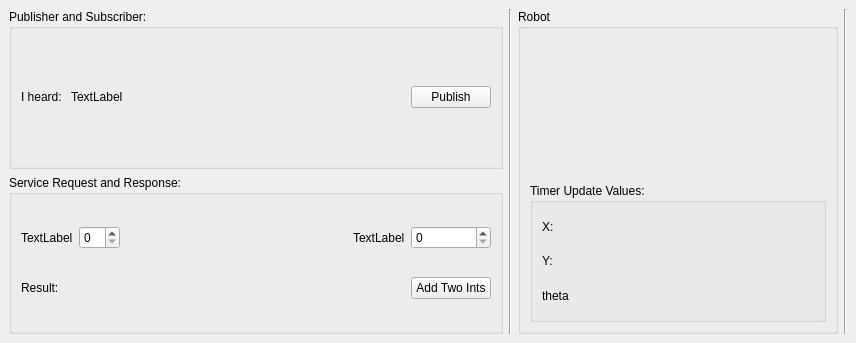
<?xml version="1.0" encoding="UTF-8"?>
<ui version="4.0">
 <class>MainWindow</class>
 <widget class="QMainWindow" name="MainWindow">
  <property name="geometry">
   <rect>
    <x>0</x>
    <y>0</y>
    <width>856</width>
    <height>343</height>
   </rect>
  </property>
  <property name="windowTitle">
   <string>Simple GUI ROS</string>
  </property>
  <widget class="QWidget" name="centralwidget">
   <layout class="QGridLayout" name="gridLayout">
    <item row="0" column="5" rowspan="2">
     <widget class="Line" name="line_2">
      <property name="orientation">
       <enum>Qt::Vertical</enum>
      </property>
     </widget>
    </item>
    <item row="0" column="0" colspan="2">
     <widget class="QGroupBox" name="grpBoxPubSub">
      <property name="sizePolicy">
       <sizepolicy hsizetype="Minimum" vsizetype="Minimum">
        <horstretch>0</horstretch>
        <verstretch>0</verstretch>
       </sizepolicy>
      </property>
      <property name="minimumSize">
       <size>
        <width>150</width>
        <height>150</height>
       </size>
      </property>
      <property name="title">
       <string>Publisher and Subscriber:</string>
      </property>
      <layout class="QGridLayout" name="gridLayout_2">
       <item row="0" column="3">
        <widget class="QPushButton" name="btn_publisher">
         <property name="text">
          <string>Publish</string>
         </property>
        </widget>
       </item>
       <item row="0" column="0">
        <widget class="QLabel" name="label">
         <property name="text">
          <string>I heard: </string>
         </property>
        </widget>
       </item>
       <item row="0" column="2">
        <spacer name="horizontalSpacer_2">
         <property name="orientation">
          <enum>Qt::Horizontal</enum>
         </property>
         <property name="sizeHint" stdset="0">
          <size>
           <width>40</width>
           <height>20</height>
          </size>
         </property>
        </spacer>
       </item>
       <item row="0" column="1">
        <widget class="QLabel" name="label_subscriber">
         <property name="text">
          <string>TextLabel</string>
         </property>
        </widget>
       </item>
      </layout>
     </widget>
    </item>
    <item row="1" column="0" colspan="2">
     <widget class="QGroupBox" name="grpBoxSrvCall">
      <property name="sizePolicy">
       <sizepolicy hsizetype="Minimum" vsizetype="Minimum">
        <horstretch>0</horstretch>
        <verstretch>0</verstretch>
       </sizepolicy>
      </property>
      <property name="minimumSize">
       <size>
        <width>150</width>
        <height>150</height>
       </size>
      </property>
      <property name="title">
       <string>Service Request and Response:</string>
      </property>
      <layout class="QGridLayout" name="gridLayout_3">
       <item row="0" column="5">
        <widget class="QSpinBox" name="spinBox_num_b"/>
       </item>
       <item row="0" column="3">
        <spacer name="horizontalSpacer_5">
         <property name="orientation">
          <enum>Qt::Horizontal</enum>
         </property>
         <property name="sizeHint" stdset="0">
          <size>
           <width>102</width>
           <height>20</height>
          </size>
         </property>
        </spacer>
       </item>
       <item row="0" column="0">
        <widget class="QLabel" name="label_num_a">
         <property name="text">
          <string>TextLabel</string>
         </property>
        </widget>
       </item>
       <item row="0" column="1">
        <widget class="QSpinBox" name="spinBox_num_a"/>
       </item>
       <item row="0" column="4">
        <widget class="QLabel" name="label_num_b">
         <property name="text">
          <string>TextLabel</string>
         </property>
        </widget>
       </item>
       <item row="1" column="5">
        <widget class="QPushButton" name="btn_call_add_two_ints_srv">
         <property name="text">
          <string>Add Two Ints</string>
         </property>
        </widget>
       </item>
       <item row="1" column="0">
        <widget class="QLabel" name="label_result_srv_call">
         <property name="text">
          <string>Result:</string>
         </property>
        </widget>
       </item>
       <item row="1" column="1" colspan="2">
        <widget class="QLabel" name="label_result_add_two_ints">
         <property name="text">
          <string/>
         </property>
        </widget>
       </item>
      </layout>
     </widget>
    </item>
    <item row="0" column="2" rowspan="2">
     <widget class="Line" name="line">
      <property name="orientation">
       <enum>Qt::Vertical</enum>
      </property>
     </widget>
    </item>
    <item row="0" column="3" rowspan="2">
     <widget class="QGroupBox" name="grpBoxRobot">
      <property name="minimumSize">
       <size>
        <width>320</width>
        <height>240</height>
       </size>
      </property>
      <property name="title">
       <string>Robot</string>
      </property>
      <layout class="QGridLayout" name="gridLayout_5">
       <item row="0" column="0">
        <widget class="WorldCanvas" name="robot_map" native="true"/>
       </item>
       <item row="1" column="0">
        <widget class="QGroupBox" name="grbBoxTimerUpdateValues">
         <property name="title">
          <string>Timer Update Values:</string>
         </property>
         <layout class="QGridLayout" name="gridLayout_4">
          <item row="2" column="2">
           <widget class="QLabel" name="robot_state_theta">
            <property name="text">
             <string/>
            </property>
           </widget>
          </item>
          <item row="2" column="1">
           <widget class="QLabel" name="label_state_theta">
            <property name="text">
             <string>theta</string>
            </property>
            <property name="textFormat">
             <enum>Qt::MarkdownText</enum>
            </property>
           </widget>
          </item>
          <item row="0" column="1">
           <widget class="QLabel" name="label_state_x">
            <property name="text">
             <string>X: </string>
            </property>
           </widget>
          </item>
          <item row="1" column="2">
           <widget class="QLabel" name="robot_state_y">
            <property name="text">
             <string/>
            </property>
           </widget>
          </item>
          <item row="0" column="2">
           <widget class="QLabel" name="robot_state_x">
            <property name="text">
             <string/>
            </property>
           </widget>
          </item>
          <item row="1" column="1">
           <widget class="QLabel" name="label_state_y">
            <property name="text">
             <string>Y: </string>
            </property>
           </widget>
          </item>
         </layout>
        </widget>
       </item>
      </layout>
     </widget>
    </item>
   </layout>
  </widget>
 </widget>
 <customwidgets>
  <customwidget>
   <class>WorldCanvas</class>
   <extends>QWidget</extends>
   <header>.world_canvas</header>
   <container>1</container>
  </customwidget>
 </customwidgets>
 <resources/>
 <connections/>
</ui>
